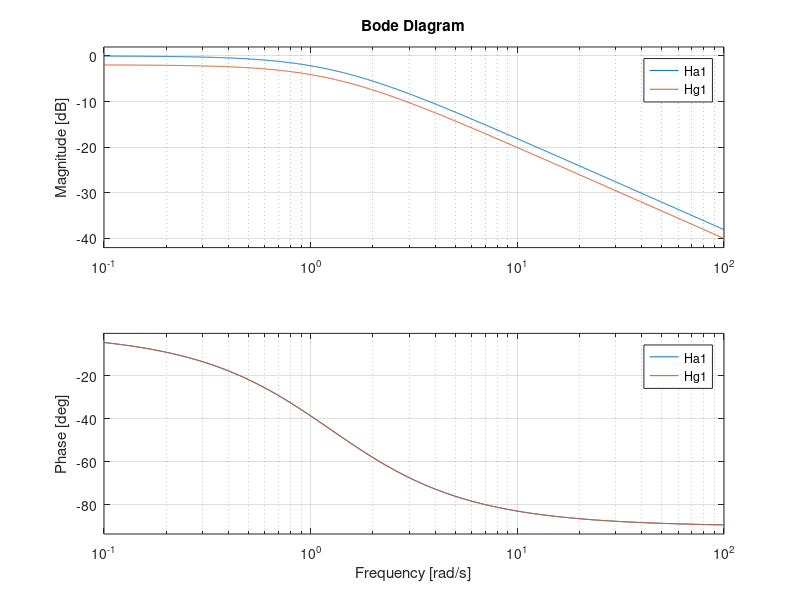
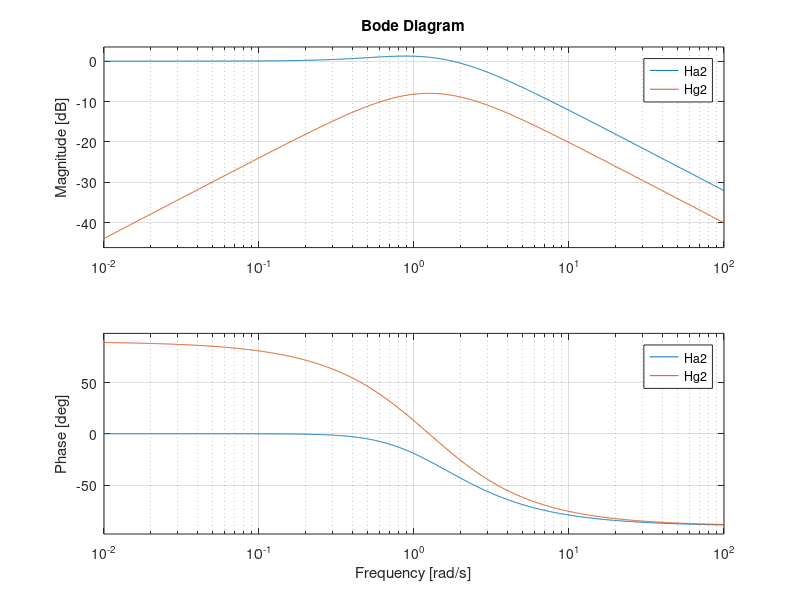

The MATLAB script that drew these images, in order:
tau = 0.8;
s = tf('s');
Ha1 = 1 / (tau*s + 1);
Hg1 = tau / (tau*s + 1);
Ha2 = (2*tau*s+1) / (tau*s+1)^2
Hg2 = (tau^2*s) / (tau*s+1)^2

figure(1);
bode(Ha1,Hg1);

figure(2);
bode(Ha2,Hg2);